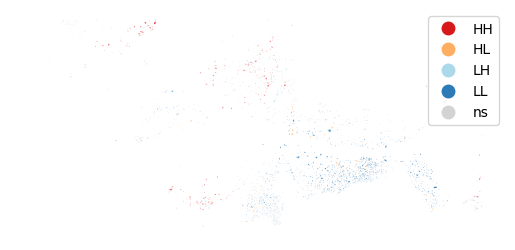

Write the Python code that produced this figure.
from os import environ; environ['USE_PYGEOS'] = '0'
from geopandas import read_file
from matplotlib.pyplot import savefig
from esda.moran import Moran, Moran_Local
from splot.esda import plot_moran, lisa_cluster
from libpysal.weights import DistanceBand, min_threshold_distance

# p value threshold for LISA outputs
significance = 0.05

# convert LISA output to useful labels
quadList = ["NA", "HH", "LH", "LL", "HL"]

def getQuadrants(qs, sigs, acceptable_sig):
    """
    * Return list of quadrant codes depending upon specified significance level
    """
    # return quad code rather than number
    out = []
    for q in range(len(qs)):
        # overrride non-significant values as N/A
        if sigs[q] < acceptable_sig:
            out.append(quadList[qs[q]])
        else:
            out.append(quadList[0])
    return out

# open file
tanks = read_file("./out/tank_wetness.shp")

# calculate min distance
centroids = tanks.geometry.centroid
min_threshold = min_threshold_distance(list(zip(centroids.x, centroids.y)))
print(f'min threshold distance: {min_threshold}')

# calculate and row standardise weights matrix
W = DistanceBand.from_dataframe(tanks, min_threshold)
W.transform = 'r'
print(f"max neighbours: {W.max_neighbors}, min neighbours: {W.min_neighbors}")

# calculate and report global Moran's I (Null Hypothesis: CSR)
mi = Moran(
    tanks['evans_coef'], 
    W, 
    permutations=9999
    )
print(f"\nGlobal Moran's I Results (evans_coef)")
print("I:\t\t\t", mi.I)					   # value of Moran's I
print("Expected I:\t\t", mi.EI)			   # expected Moran's I
print("Simulated p:\t\t", mi.p_sim, "\n")  # simulated p

# plot output
plot_moran(mi, zstandard=True, figsize=(10,4))
savefig(f"./moran.png")


# only do LISA if significant
if mi.p_sim < 0.005:

    # calculate local I (Rate Adjusted for Population)
    lisa = Moran_Local(
        tanks['evans_coef'], 
        W, 
        transformation='R', 
        permutations=9999)

    # update GeoDataFrame
    tanks['Morans_I'] = lisa.Is                                        # value of Moran's I
    tanks['sig'] = lisa.p_sim                                          # simulated p
    tanks['quadrant'] = getQuadrants(lisa.q, lisa.p_sim, significance) # quadrant (HH, HL, LH, LL)

    # plot local moran figure
    lisa_cluster(lisa, tanks, significance)
    savefig(f"./lisa.png", bbox_inches='tight')
    
    # esport file
    tanks.to_file('tanks_lisa.shp')
print("done")